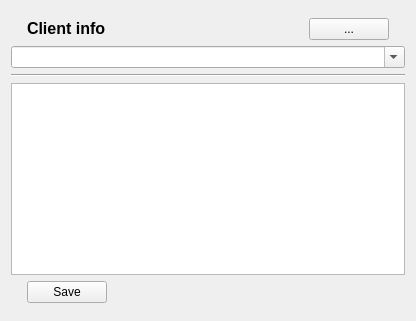
<?xml version="1.0" encoding="UTF-8"?>
<ui version="4.0">
 <class>clients_info</class>
 <widget class="QWidget" name="clients_info">
  <property name="enabled">
   <bool>true</bool>
  </property>
  <property name="geometry">
   <rect>
    <x>0</x>
    <y>0</y>
    <width>416</width>
    <height>321</height>
   </rect>
  </property>
  <property name="windowTitle">
   <string>Form</string>
  </property>
  <layout class="QVBoxLayout" name="verticalLayout">
   <item>
    <layout class="QVBoxLayout" name="Info_layout">
     <item>
      <layout class="QHBoxLayout" name="header_bar">
       <item>
        <spacer name="horizontalSpacer_6">
         <property name="orientation">
          <enum>Qt::Horizontal</enum>
         </property>
         <property name="sizeType">
          <enum>QSizePolicy::Minimum</enum>
         </property>
         <property name="sizeHint" stdset="0">
          <size>
           <width>16</width>
           <height>16</height>
          </size>
         </property>
        </spacer>
       </item>
       <item>
        <widget class="QLabel" name="label_2">
         <property name="sizePolicy">
          <sizepolicy hsizetype="Preferred" vsizetype="Fixed">
           <horstretch>0</horstretch>
           <verstretch>0</verstretch>
          </sizepolicy>
         </property>
         <property name="font">
          <font>
           <pointsize>12</pointsize>
           <weight>75</weight>
           <bold>true</bold>
          </font>
         </property>
         <property name="text">
          <string>Client info</string>
         </property>
        </widget>
       </item>
       <item>
        <spacer name="horizontalSpacer_5">
         <property name="orientation">
          <enum>Qt::Horizontal</enum>
         </property>
         <property name="sizeHint" stdset="0">
          <size>
           <width>40</width>
           <height>20</height>
          </size>
         </property>
        </spacer>
       </item>
       <item>
        <widget class="QPushButton" name="pushButton_3">
         <property name="sizePolicy">
          <sizepolicy hsizetype="Minimum" vsizetype="Fixed">
           <horstretch>0</horstretch>
           <verstretch>0</verstretch>
          </sizepolicy>
         </property>
         <property name="text">
          <string>...</string>
         </property>
        </widget>
       </item>
       <item>
        <spacer name="horizontalSpacer_4">
         <property name="orientation">
          <enum>Qt::Horizontal</enum>
         </property>
         <property name="sizeType">
          <enum>QSizePolicy::Minimum</enum>
         </property>
         <property name="sizeHint" stdset="0">
          <size>
           <width>16</width>
           <height>16</height>
          </size>
         </property>
        </spacer>
       </item>
      </layout>
     </item>
     <item>
      <widget class="QComboBox" name="search_box">
       <property name="editable">
        <bool>true</bool>
       </property>
       <property name="insertPolicy">
        <enum>QComboBox::NoInsert</enum>
       </property>
      </widget>
     </item>
     <item>
      <widget class="Line" name="line_2">
       <property name="orientation">
        <enum>Qt::Horizontal</enum>
       </property>
      </widget>
     </item>
     <item>
      <widget class="QTableView" name="info_table">
       <property name="enabled">
        <bool>true</bool>
       </property>
       <property name="sizePolicy">
        <sizepolicy hsizetype="Expanding" vsizetype="Fixed">
         <horstretch>0</horstretch>
         <verstretch>0</verstretch>
        </sizepolicy>
       </property>
      </widget>
     </item>
     <item>
      <layout class="QHBoxLayout" name="horizontalLayout_6">
       <item>
        <spacer name="horizontalSpacer_12">
         <property name="orientation">
          <enum>Qt::Horizontal</enum>
         </property>
         <property name="sizeType">
          <enum>QSizePolicy::Minimum</enum>
         </property>
         <property name="sizeHint" stdset="0">
          <size>
           <width>16</width>
           <height>16</height>
          </size>
         </property>
        </spacer>
       </item>
       <item>
        <widget class="QPushButton" name="save_button">
         <property name="text">
          <string>Save</string>
         </property>
        </widget>
       </item>
       <item>
        <spacer name="horizontalSpacer_13">
         <property name="orientation">
          <enum>Qt::Horizontal</enum>
         </property>
         <property name="sizeHint" stdset="0">
          <size>
           <width>40</width>
           <height>20</height>
          </size>
         </property>
        </spacer>
       </item>
      </layout>
     </item>
    </layout>
   </item>
  </layout>
 </widget>
 <resources/>
 <connections>
  <connection>
   <sender>search_box</sender>
   <signal>currentIndexChanged(int)</signal>
   <receiver>clients_info</receiver>
   <slot>selection_changed(int)</slot>
   <hints>
    <hint type="sourcelabel">
     <x>326</x>
     <y>61</y>
    </hint>
    <hint type="destinationlabel">
     <x>412</x>
     <y>73</y>
    </hint>
   </hints>
  </connection>
  <connection>
   <sender>pushButton_3</sender>
   <signal>clicked()</signal>
   <receiver>clients_info</receiver>
   <slot>load()</slot>
   <hints>
    <hint type="sourcelabel">
     <x>355</x>
     <y>26</y>
    </hint>
    <hint type="destinationlabel">
     <x>410</x>
     <y>21</y>
    </hint>
   </hints>
  </connection>
  <connection>
   <sender>save_button</sender>
   <signal>clicked()</signal>
   <receiver>clients_info</receiver>
   <slot>save()</slot>
   <hints>
    <hint type="sourcelabel">
     <x>89</x>
     <y>292</y>
    </hint>
    <hint type="destinationlabel">
     <x>5</x>
     <y>305</y>
    </hint>
   </hints>
  </connection>
 </connections>
 <slots>
  <slot>selection_changed(int)</slot>
  <slot>load()</slot>
  <slot>save()</slot>
 </slots>
</ui>
